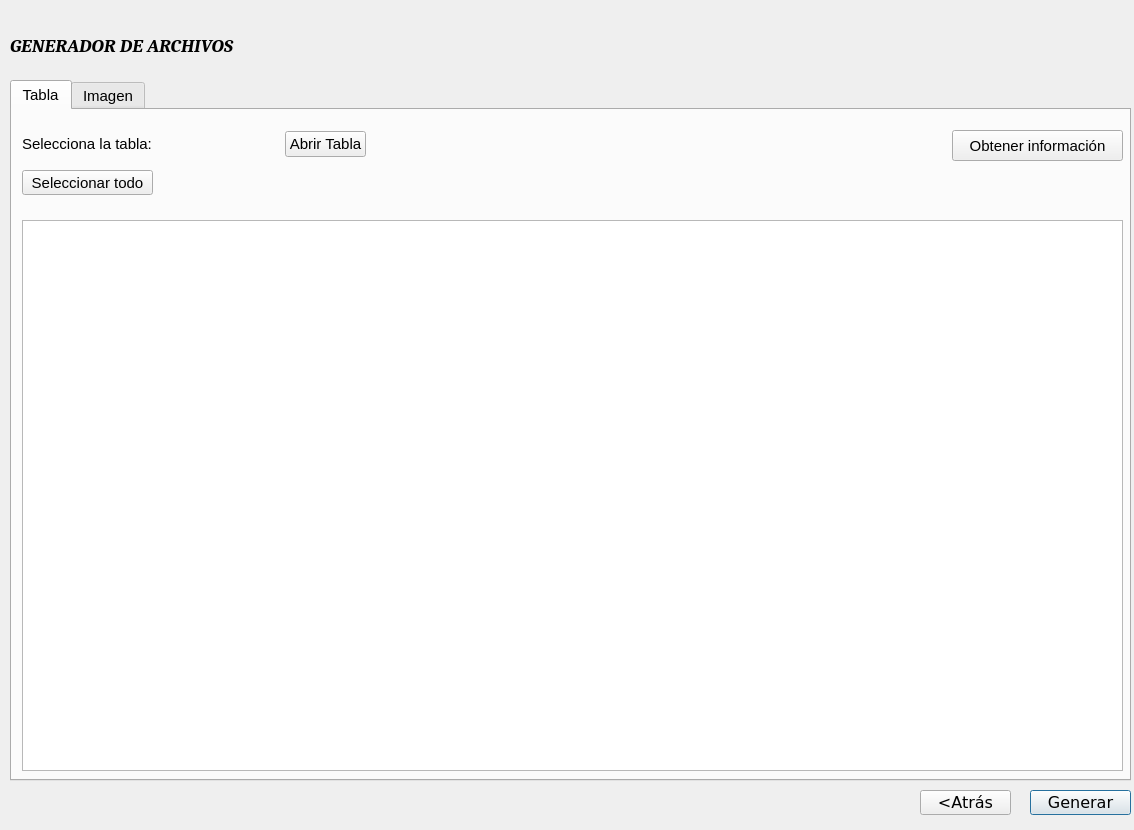
<?xml version="1.0" encoding="UTF-8"?>
<ui version="4.0">
 <class>Dialog</class>
 <widget class="QDialog" name="Dialog">
  <property name="geometry">
   <rect>
    <x>0</x>
    <y>0</y>
    <width>1134</width>
    <height>830</height>
   </rect>
  </property>
  <property name="windowTitle">
   <string>Dialog</string>
  </property>
  <widget class="QLabel" name="label">
   <property name="geometry">
    <rect>
     <x>10</x>
     <y>30</y>
     <width>231</width>
     <height>31</height>
    </rect>
   </property>
   <property name="font">
    <font>
     <family>Caladea</family>
     <pointsize>14</pointsize>
     <weight>75</weight>
     <italic>true</italic>
     <bold>true</bold>
    </font>
   </property>
   <property name="text">
    <string>GENERADOR DE ARCHIVOS</string>
   </property>
  </widget>
  <widget class="QPushButton" name="genera_excel">
   <property name="geometry">
    <rect>
     <x>1030</x>
     <y>790</y>
     <width>101</width>
     <height>25</height>
    </rect>
   </property>
   <property name="font">
    <font>
     <family>DejaVu Sans</family>
     <pointsize>12</pointsize>
    </font>
   </property>
   <property name="text">
    <string>Generar</string>
   </property>
  </widget>
  <widget class="QPushButton" name="atras_excel">
   <property name="geometry">
    <rect>
     <x>920</x>
     <y>790</y>
     <width>91</width>
     <height>25</height>
    </rect>
   </property>
   <property name="font">
    <font>
     <family>DejaVu Sans</family>
     <pointsize>12</pointsize>
    </font>
   </property>
   <property name="text">
    <string>&lt;Atrás</string>
   </property>
  </widget>
  <widget class="QTabWidget" name="qtab">
   <property name="geometry">
    <rect>
     <x>10</x>
     <y>80</y>
     <width>1121</width>
     <height>701</height>
    </rect>
   </property>
   <property name="font">
    <font>
     <pointsize>11</pointsize>
    </font>
   </property>
   <property name="styleSheet">
    <string notr="true"/>
   </property>
   <property name="currentIndex">
    <number>0</number>
   </property>
   <property name="movable">
    <bool>true</bool>
   </property>
   <widget class="QWidget" name="tabla">
    <attribute name="title">
     <string>Tabla</string>
    </attribute>
    <widget class="QTableWidget" name="tableWidget">
     <property name="geometry">
      <rect>
       <x>10</x>
       <y>110</y>
       <width>1101</width>
       <height>551</height>
      </rect>
     </property>
    </widget>
    <widget class="QPushButton" name="obtener_info">
     <property name="geometry">
      <rect>
       <x>940</x>
       <y>20</y>
       <width>171</width>
       <height>31</height>
      </rect>
     </property>
     <property name="font">
      <font>
       <pointsize>11</pointsize>
      </font>
     </property>
     <property name="text">
      <string>Obtener información</string>
     </property>
    </widget>
    <widget class="QWidget" name="layoutWidget">
     <property name="geometry">
      <rect>
       <x>10</x>
       <y>20</y>
       <width>344</width>
       <height>28</height>
      </rect>
     </property>
     <layout class="QHBoxLayout" name="horizontalLayout">
      <item>
       <widget class="QLabel" name="label_5">
        <property name="font">
         <font>
          <pointsize>11</pointsize>
         </font>
        </property>
        <property name="text">
         <string>Selecciona la tabla:</string>
        </property>
       </widget>
      </item>
      <item>
       <spacer name="horizontalSpacer">
        <property name="orientation">
         <enum>Qt::Horizontal</enum>
        </property>
        <property name="sizeHint" stdset="0">
         <size>
          <width>100</width>
          <height>20</height>
         </size>
        </property>
       </spacer>
      </item>
      <item>
       <widget class="QPushButton" name="carga_excel">
        <property name="font">
         <font>
          <pointsize>11</pointsize>
         </font>
        </property>
        <property name="text">
         <string>Abrir Tabla</string>
        </property>
       </widget>
      </item>
     </layout>
    </widget>
    <widget class="QPushButton" name="pushButton_3">
     <property name="geometry">
      <rect>
       <x>10</x>
       <y>60</y>
       <width>131</width>
       <height>25</height>
      </rect>
     </property>
     <property name="text">
      <string>Seleccionar todo</string>
     </property>
    </widget>
   </widget>
   <widget class="QWidget" name="imagen">
    <attribute name="title">
     <string>Imagen</string>
    </attribute>
    <widget class="QLabel" name="label_3">
     <property name="geometry">
      <rect>
       <x>10</x>
       <y>200</y>
       <width>221</width>
       <height>21</height>
      </rect>
     </property>
     <property name="font">
      <font>
       <pointsize>12</pointsize>
       <weight>75</weight>
       <bold>true</bold>
      </font>
     </property>
     <property name="text">
      <string>Configuración del texto</string>
     </property>
    </widget>
    <widget class="QWidget" name="layoutWidget">
     <property name="geometry">
      <rect>
       <x>10</x>
       <y>250</y>
       <width>479</width>
       <height>117</height>
      </rect>
     </property>
     <layout class="QGridLayout" name="gridLayout">
      <property name="horizontalSpacing">
       <number>58</number>
      </property>
      <property name="verticalSpacing">
       <number>20</number>
      </property>
      <item row="2" column="2">
       <widget class="QPushButton" name="pushButton">
        <property name="maximumSize">
         <size>
          <width>16777198</width>
          <height>16777215</height>
         </size>
        </property>
        <property name="autoFillBackground">
         <bool>false</bool>
        </property>
        <property name="styleSheet">
         <string notr="true">image: url(:/prefijoNuevo/601137-200.png);</string>
        </property>
        <property name="text">
         <string/>
        </property>
        <property name="icon">
         <iconset theme="color_picker" resource="color_picker.qrc">
          <normaloff>:/prefijoNuevo/601137-200.png</normaloff>:/prefijoNuevo/601137-200.png</iconset>
        </property>
        <property name="iconSize">
         <size>
          <width>16</width>
          <height>16</height>
         </size>
        </property>
       </widget>
      </item>
      <item row="2" column="0">
       <widget class="QLabel" name="label_6">
        <property name="font">
         <font>
          <pointsize>11</pointsize>
         </font>
        </property>
        <property name="text">
         <string>Color de la fuente:</string>
        </property>
       </widget>
      </item>
      <item row="0" column="0">
       <widget class="QLabel" name="label_2">
        <property name="font">
         <font>
          <pointsize>11</pointsize>
         </font>
        </property>
        <property name="text">
         <string>Elije el tipo de fuente:</string>
        </property>
       </widget>
      </item>
      <item row="0" column="1" colspan="2">
       <widget class="QComboBox" name="comboBox_font">
        <property name="font">
         <font>
          <pointsize>10</pointsize>
         </font>
        </property>
        <item>
         <property name="text">
          <string>FONT_HERSHEY_SIMPLEX</string>
         </property>
        </item>
        <item>
         <property name="text">
          <string>FONT_HERSHEY_PLAIN</string>
         </property>
        </item>
        <item>
         <property name="text">
          <string>FONT_HERSHEY_DUPLEX</string>
         </property>
        </item>
        <item>
         <property name="text">
          <string>FONT_HERSHEY_COMPLEX</string>
         </property>
        </item>
        <item>
         <property name="text">
          <string>FONT_HERSHEY_TRIPLEX</string>
         </property>
        </item>
        <item>
         <property name="text">
          <string>FONT_HERSHEY_COMPLEX_SMALL</string>
         </property>
        </item>
        <item>
         <property name="text">
          <string>FONT_HERSHEY_SCRIPT_SIMPLEX</string>
         </property>
        </item>
        <item>
         <property name="text">
          <string>FONT_HERSHEY_SCRIPT_COMPLEX</string>
         </property>
        </item>
       </widget>
      </item>
      <item row="2" column="1">
       <widget class="QLabel" name="label_7">
        <property name="font">
         <font>
          <pointsize>11</pointsize>
         </font>
        </property>
        <property name="styleSheet">
         <string notr="true">background-color: rgb(119, 118, 123);</string>
        </property>
        <property name="text">
         <string/>
        </property>
       </widget>
      </item>
      <item row="1" column="0">
       <widget class="QLabel" name="label_4">
        <property name="font">
         <font>
          <pointsize>11</pointsize>
         </font>
        </property>
        <property name="text">
         <string>Tamaño de la fuente:</string>
        </property>
       </widget>
      </item>
      <item row="1" column="1" colspan="2">
       <widget class="QComboBox" name="comboBox_fontsize"/>
      </item>
     </layout>
    </widget>
    <widget class="QWidget" name="layoutWidget">
     <property name="geometry">
      <rect>
       <x>10</x>
       <y>80</y>
       <width>631</width>
       <height>101</height>
      </rect>
     </property>
     <layout class="QGridLayout" name="gridLayout_2">
      <item row="0" column="0">
       <layout class="QHBoxLayout" name="horizontalLayout_2">
        <property name="spacing">
         <number>6</number>
        </property>
        <item>
         <widget class="QLabel" name="label_8">
          <property name="font">
           <font>
            <pointsize>11</pointsize>
           </font>
          </property>
          <property name="text">
           <string>Selecciona la imagen:</string>
          </property>
         </widget>
        </item>
        <item>
         <widget class="QLineEdit" name="lineEdit"/>
        </item>
        <item>
         <widget class="QPushButton" name="carga_imagen">
          <property name="text">
           <string>Carga imagen</string>
          </property>
         </widget>
        </item>
       </layout>
      </item>
      <item row="1" column="0">
       <layout class="QHBoxLayout" name="horizontalLayout_4" stretch="0,0,0">
        <property name="spacing">
         <number>37</number>
        </property>
        <property name="rightMargin">
         <number>0</number>
        </property>
        <item>
         <widget class="QLabel" name="label_10">
          <property name="sizePolicy">
           <sizepolicy hsizetype="Fixed" vsizetype="Fixed">
            <horstretch>0</horstretch>
            <verstretch>0</verstretch>
           </sizepolicy>
          </property>
          <property name="font">
           <font>
            <pointsize>11</pointsize>
           </font>
          </property>
          <property name="text">
           <string>Selecciona los campos a colocar:</string>
          </property>
         </widget>
        </item>
        <item>
         <widget class="CheckableComboBox" name="comboBox">
          <property name="sizePolicy">
           <sizepolicy hsizetype="Preferred" vsizetype="Fixed">
            <horstretch>91</horstretch>
            <verstretch>0</verstretch>
           </sizepolicy>
          </property>
          <property name="minimumSize">
           <size>
            <width>100</width>
            <height>0</height>
           </size>
          </property>
         </widget>
        </item>
        <item>
         <widget class="QPushButton" name="pushButton_2">
          <property name="text">
           <string>OK</string>
          </property>
         </widget>
        </item>
       </layout>
      </item>
     </layout>
    </widget>
    <widget class="QLabel" name="label_11">
     <property name="geometry">
      <rect>
       <x>10</x>
       <y>40</y>
       <width>251</width>
       <height>21</height>
      </rect>
     </property>
     <property name="font">
      <font>
       <pointsize>12</pointsize>
       <weight>75</weight>
       <bold>true</bold>
      </font>
     </property>
     <property name="text">
      <string>Configuración de la imagen</string>
     </property>
    </widget>
    <widget class="QLabel" name="label_12">
     <property name="geometry">
      <rect>
       <x>720</x>
       <y>50</y>
       <width>291</width>
       <height>21</height>
      </rect>
     </property>
     <property name="font">
      <font>
       <pointsize>12</pointsize>
       <weight>75</weight>
       <bold>true</bold>
      </font>
     </property>
     <property name="text">
      <string>Esta es tu imagen seleccionada</string>
     </property>
    </widget>
    <widget class="QLabel" name="label_13">
     <property name="geometry">
      <rect>
       <x>10</x>
       <y>390</y>
       <width>481</width>
       <height>131</height>
      </rect>
     </property>
     <property name="styleSheet">
      <string notr="true">background-color: rgb(192, 191, 188);
background-color: rgb(246, 245, 244);</string>
     </property>
     <property name="text">
      <string>Este es tu texto</string>
     </property>
     <property name="alignment">
      <set>Qt::AlignLeading|Qt::AlignLeft|Qt::AlignVCenter</set>
     </property>
    </widget>
    <widget class="QWidget" name="layoutWidget">
     <property name="geometry">
      <rect>
       <x>10</x>
       <y>600</y>
       <width>511</width>
       <height>31</height>
      </rect>
     </property>
     <layout class="QHBoxLayout" name="horizontalLayout_3">
      <property name="spacing">
       <number>28</number>
      </property>
      <item>
       <widget class="QLabel" name="label_9">
        <property name="font">
         <font>
          <pointsize>11</pointsize>
         </font>
        </property>
        <property name="text">
         <string>Selecciona las coordenadas:</string>
        </property>
       </widget>
      </item>
      <item>
       <widget class="QPushButton" name="carga_imagen_2">
        <property name="text">
         <string>Conseguir Coordenadas</string>
        </property>
       </widget>
      </item>
     </layout>
    </widget>
    <widget class="QLabel" name="label_14">
     <property name="geometry">
      <rect>
       <x>10</x>
       <y>560</y>
       <width>301</width>
       <height>21</height>
      </rect>
     </property>
     <property name="font">
      <font>
       <pointsize>12</pointsize>
       <weight>75</weight>
       <bold>true</bold>
      </font>
     </property>
     <property name="text">
      <string>Configuración de los parámetros</string>
     </property>
    </widget>
    <widget class="QLabel" name="label_15">
     <property name="geometry">
      <rect>
       <x>720</x>
       <y>80</y>
       <width>381</width>
       <height>331</height>
      </rect>
     </property>
     <property name="styleSheet">
      <string notr="true">background-color: rgb(255, 255, 255);</string>
     </property>
     <property name="text">
      <string/>
     </property>
     <property name="scaledContents">
      <bool>false</bool>
     </property>
     <property name="alignment">
      <set>Qt::AlignCenter</set>
     </property>
    </widget>
   </widget>
  </widget>
 </widget>
 <customwidgets>
  <customwidget>
   <class>CheckableComboBox</class>
   <extends>QComboBox</extends>
   <header>CheckableComboBox</header>
  </customwidget>
 </customwidgets>
 <resources>
  <include location="color_picker.qrc"/>
 </resources>
 <connections/>
</ui>
